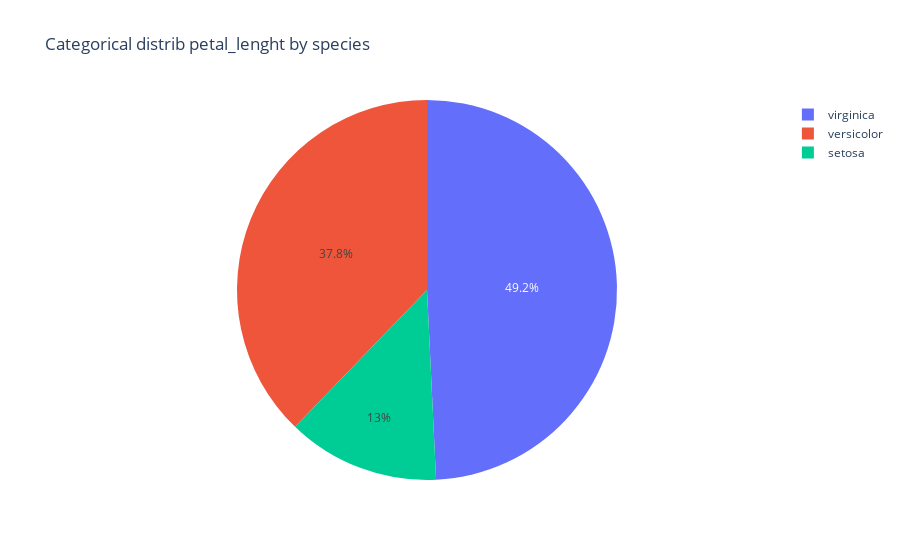

The notebook cell this image was saved under:
### Code cell
fig.show()

### Figure 1 — Plotly figure (JSON) as saved in the notebook; plotly's stock layout.template omitted (floating-point values rounded to 4 significant figures; data arrays with more than 128 entries replaced by an {"elided": "..."} marker saying what was removed)
{"data": [{"domain": {"x": [0, 1], "y": [0, 1]}, "hovertemplate": "species=%{label}<br>petal_length=%{value}<extra></extra>", "labels": {"elided": "150 str values"}, "legendgroup": "", "name": "", "showlegend": true, "type": "pie", "values": {"elided": "150 float values"}}], "layout": {"legend": {"tracegroupgap": 0}, "title": {"text": "Categorical distrib petal_lenght by species"}}}
